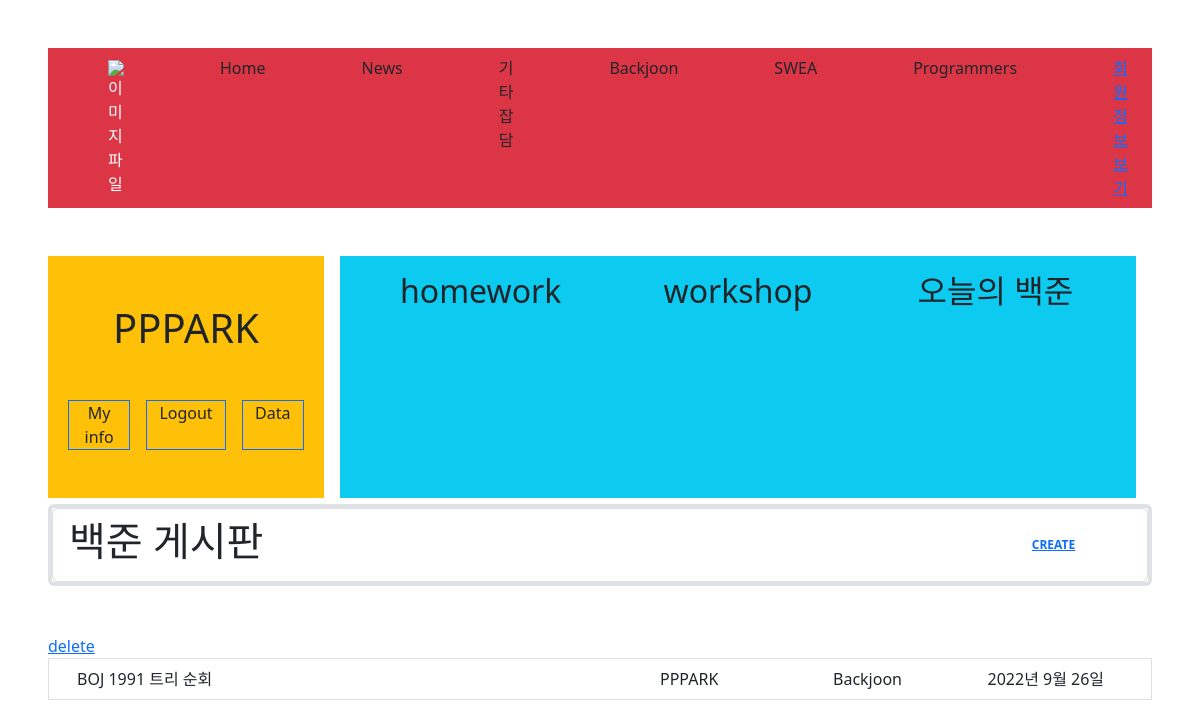
Screenshot of /Backjoon_board/ (signed in) with the database file from the repository.
### accounts/models.py (models this page shows)
class User(AbstractUser):
    pass

### articles/models.py (models this page shows)
class ArticleModel(models.Model):
    variety_1 = (
              ('Backjoon', 'Backjoon'),
              ('SWEA', 'SWEA'),
              ('Programmers', 'Programmers'),
              ('else', 'else'),
    )
    username = models.CharField(max_length=30)
    title = models.CharField(max_length= 30)
    content = models.TextField()
    release_date = models.DateField(auto_now = True)
    update_date = models.DateField(auto_now_add= True)
    variety = models.CharField(max_length=30, choices=variety_1)
    visited = models.IntegerField(default=0)

### articles/views.py (the view)
# urls.py: path('Backjoon_board/', views.Backjoon_board, name = 'Backjoon_board'),
def Backjoon_board(request):
    articles = ArticleModel.objects.filter(variety = "Backjoon")
    context = {
        "articles" : articles
    }
    return render(request, "articles/Backjoon_board.html", context)

### articles/templates/articles/Backjoon_board.html
{% extends 'base.html' %}
{% block content %}
<ul class="list-group border border-4 my-5">
    <li class="list-group-item d-flex justify-content-between align-items-center">
      <h1>백준 게시판</h1>
      <span class="badge badge-primary badge-pill mx-5"><a href="{% url 'articles:create' %}">CREATE</a></span>
    </li>
</ul>
<ul class="list-group">
    {% for article in articles %}
    {% if request.user.is_superuser or request.user.username == article.username%}
    <a href="{% url 'articles:delete' article.id %}"> delete </a>
    {% endif %}
    <a href="{% url 'articles:detail' article.id %}" class='text-decoration-none'>
    <li class="list-group-item list-group-item-action">
    <div class="container text-center">
        <div class="row">
            <div class="col-6 text-start">{{article.title}}</div>
            <div class="col-2">{{article.username}}</div>
            <div class="col-2">{{article.variety}}</div>
            <div class="col-2">{{article.release_date}}</div>
        </div>
    </div>
    </li>
    </a>
    {% endfor %}
</ul>
{% endblock content %}

### crud/templates/base.html (shortened to what this page needs)
<html lang="en">
  <head>
    <link href="https://cdn.jsdelivr.net/npm/bootstrap@5.2.0/dist/css/bootstrap.min.css" rel="stylesheet">
  </head>
  <body>
    <div class='mx-5 my-5'>
      <nav class="navbar navbar-expand-lg bg-danger text-white">
        <div class="container-fluid">
          <img src="" alt="이미지 파일" class='mx-5'>
          <div class="collapse navbar-collapse" id="navbarSupportedContent">
            <ul class="navbar-nav me-auto mb-2 mb-lg-0">
              <li class="nav-item mx-5">
                <a href= "{% url 'articles:home' %}" class="text-decoration-none text-dark">Home</a>
              </li>
              <li class="nav-item mx-5">
                <a href="#" class="text-decoration-none text-dark">News</a>
              </li>
              <li class="nav-item mx-5">
                <a href="{% url 'articles:else_board' %}" class="text-decoration-none text-dark">기타 잡담</a>
              </li>
              <li class="nav-item mx-5">
                <a href="{% url 'articles:Backjoon_board' %}" class="text-decoration-none text-dark">Backjoon</a>
              </li>
              <li class="nav-item mx-5">
                <a href="{% url 'articles:SWEA_board' %}" class="text-decoration-none text-dark">SWEA</a>
              </li>
              <li class="nav-item mx-5">
                <a href="{% url 'articles:Programmers_board' %}" class="text-decoration-none text-dark">Programmers</a>
              </li>
              {% if request.user.is_superuser %}
              <li class="nav-item mx-5">
                <a href="{% url 'accounts:index' %}">회원정보보기</a>
              </li>
              {% endif %}
            </ul>
          </div>
        </div>
      </nav>
      <div class='my-5'>
        <div class="container text-center">
          <div class="row" style="height: 200px;">
            <div class="col col-3 bg-warning text-dark">
              {% if request.user.is_authenticated %}
              <div class='my-5'>
                <div class='my-5'>
                  <h1>{{request.user.username}}</h1>
                </div>
                <div class="container text-center">
                  <div class="row">
                    <div class="col border border-primary mx-2">
                      <a href="{% url 'accounts:update' request.user.id %}" class='text-decoration-none text-dark'>My info</a>
                    </div>
                    <div class="col border border-primary mx-2">
                      <a href= "{% url 'accounts:logout' %}" class='text-decoration-none text-dark'>Logout</a>
                    </div>
                    <div class="col border border-primary mx-2">
                      <div><a href="{% url 'articles:my_article' %}" class='text-decoration-none text-dark'>Data</a></div>
                    </div>
                  </div>
                </div>
              </div>
              {% else %}
              <div class='my-5'>
              {% block login_content %}
              <a href="{% url 'accounts:login' %}" class='text-decoration-none text-dark'><h1>로그인하기</h1></a>
              {% endblock login_content %}
              </div>
              {% endif %}
            </div>
            <div class="col bg-info text-dark mx-3">
              <div class="container text-center">
                <div class="row">
                  <div class="col my-3 mx-3">
                    <h2>homework</h2>
                  </div>
                  <div class="col my-3 mx-3">
                    <h2>workshop</h2>
                  </div>
                  <div class="col my-3 mx-3">
                    <h2>오늘의 백준</h2>
                  </div>
                </div>
              </div>
            </div>
          </div>
        </div>
      </div>
      <div>
      {% block content %}
      {% endblock content %}
      </div>
    </div>
  </body>
</html>

### rows the page displays
User: user.username "PPPARK"
ArticleModel: title "BOJ 1991 트리 순회", username "PPPARK", variety "Backjoon", release_date "2022년 9월 26일"
